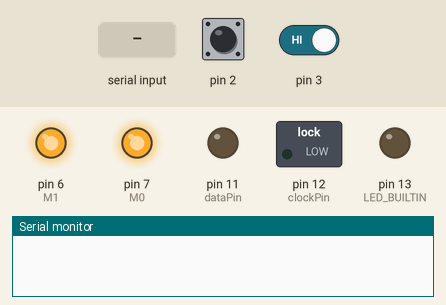
This sketch was run on a simulated Arduino Uno, built with avr-gcc and run on an emulated ATmega328P. On the bench: switched loads named in the sketch (green lamp = pin HIGH), output pins drawn as LEDs (lit = HIGH), the last lines printed to the serial monitor. The test bench sets the inputs (shaded band); at power-on: pin 3 HIGH, pin 2 HIGH. The modem accepts every AT command (registered, SIM ready, sends succeed) and sends nothing else.

Above: at 0.1 s.
At 2.2 s:
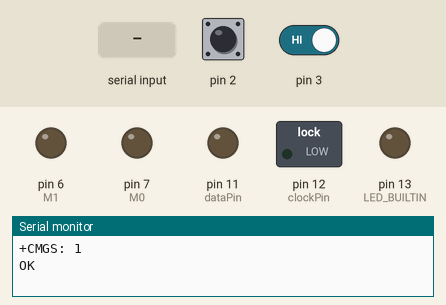
2.3 s: pin 3 driven LOW
3.8 s: "L01-SET\n" received over the second serial link
6.2 s: "L01-CMD\n" received over the second serial link
8.6 s: "ONN\n" received over the second serial link
Timing chart, 0 to 11.6 s (numbered marks = the images above; inputs shaded):
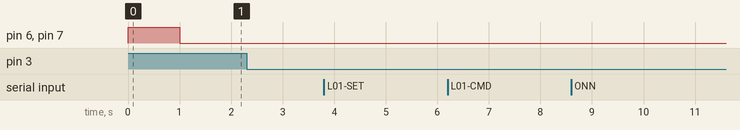

The sketch:

nhan_7.ino
```cpp
#include <EEPROM.h>
#include <SoftwareSerial.h>
SoftwareSerial mySerial(4,5); // RX, TX

#define M0 7
#define M1 6
String addr_slave="";
int a=0;
int addr_0= 0;
int addr_1= 2;

int CHIEU_DAI=0;
long DEM=0;
int BAO_GAO=20;
long XUNG=0;
long so_set=0;
boolean START=false;

int latchPin = 10;
int clockPin = 12;  //chân SH_CP của 74HC595
int dataPin = 11;   //Chân DS của 74HC595

const byte Seg[10] = {
  0b11000000,//0 - các thanh từ a-f sáng
  0b11111001,//1 - chỉ có 2 thanh b,c sáng
  0b10100100,//2
  0b10110000,//3
  0b10011001,//4
  0b10010010,//5
  0b10000010,//6
  0b11111000,//7
  0b10000000,//8
  0b10010000,//9
};

void ENCODER()
{
 if(START==true) // bắt đầu tính chiều dài
 {
    if(digitalRead(8) == LOW)
      XUNG++;
    else
      XUNG--;

    CHIEU_DAI=XUNG*0.01;

    if(digitalRead(3) == LOW) // phát hiện cạnh xuống không cho tính chiều dài
    {
      XUNG=0;
      BAO_GAO=20;
      START=false ;
      CHIEU_DAI=0;
    }
    if(CHIEU_DAI == BAO_GAO + 10 )  // chiều dài quá 1,5 bao => tính 2 bao
    {
      DEM=DEM+1;
      BAO_GAO=BAO_GAO+20;
      //truyen_theo_dia_chi(0,"L01-DEM-" + str_dem);
      EEPROM_UPDATE(addr_1, DEM);
    }
 }

}
void PHAT_HIEN()
{
  DEM=DEM+1;
  START=true;
  Serial.println(DEM);
  String str_dem= String(DEM);
  truyen_theo_dia_chi(0,"L01-DEM-" + str_dem);

  //EEPROM_UPDATE(addr_1, DEM);

}
void HIENTHI_LED7DOAN(unsigned long Giatri, byte SoLed) {

  byte *array= new byte[SoLed];
  for (byte i = 0; i < SoLed; i++) {
    //Lấy các chữ số từ phải quá trái
    array[i] = (byte)(Giatri % 10UL);
    Giatri = (unsigned long)(Giatri /10UL);
  }
  digitalWrite(latchPin, LOW);
  for (int i = SoLed - 1; i >= 0; i--)
    shiftOut(dataPin, clockPin, MSBFIRST, Seg[array[i]]);

  digitalWrite(latchPin, HIGH);
  free(array);
}

void normal()
{
  digitalWrite(M0, 0);
  digitalWrite(M1, 0);
}
void sleep()
{
  digitalWrite(M0, 1);
  digitalWrite(M1, 1);
}
void EEPROM_UPDATE(int ADDR, int VALUE)
{
   EEPROM.update(ADDR,VALUE);
   delay(100);
   EEPROM.update(ADDR+1,VALUE>>8);
   delay(100);
}
int EEPROM_READ(int ADDR)
{
   int VALUE =( EEPROM.read(ADDR+1)<<8);
   VALUE |= EEPROM.read(ADDR);
   return VALUE;
}
void set_dia_chi()
{
  sleep();
  char ADR[6] = {0XC0,0X00,0X02,0X1A,0X02,0XC4}; // IN DIA CHI 2, KENH 2 VAO LORA-- M0&M1=1
  for(int i=0;i<=6;i++)
  {
    mySerial.print(ADR[i]);
  }
  delay(1000);
  normal();
}
void truyen_theo_dia_chi(int dia_chi,String dulieu)
{
  char  addr_master[3]    = {0X00,0X01,0X01};
  char  addr_quang_bao[3] = {0X00,0X03,0X03};
    for(int i=0;i<=3;i++)
    {
        if(dia_chi == 0)
       {
        mySerial.print(addr_master[i]);
       }
       else if( dia_chi == 10)
       {
        mySerial.print(addr_quang_bao[i]);
       }
  }
   mySerial.print(dulieu);
}
void setup()
{
    Serial.begin(9600);
    mySerial.begin(9600);
    pinMode(2, INPUT_PULLUP);
    pinMode(3, INPUT);
    pinMode(8, INPUT_PULLUP);
    attachInterrupt(0, ENCODER, FALLING); //Ngắt cạnh xuống
    attachInterrupt(1, PHAT_HIEN,FALLING); //Ngắt cạnh LEN

    pinMode(latchPin, OUTPUT);
    pinMode(clockPin, OUTPUT);
    pinMode(dataPin, OUTPUT);
    pinMode(LED_BUILTIN, OUTPUT);
    pinMode(M1, OUTPUT);
    pinMode(M0, OUTPUT);
    set_dia_chi();
    mySerial.println(DEM);
    so_set= EEPROM_READ(addr_0);
    DEM= EEPROM_READ(addr_1);
}

void loop()
{
  while(mySerial.available())
  {
    String data_from_master = mySerial.readString().substring(1); //This is your Integer value
    Serial.println(data_from_master);
    addr_slave= data_from_master.substring(0,7);
    int dai= data_from_master.length();
    if(addr_slave=="L01-SET")
      {

        String respond ="L01-SET";
        truyen_theo_dia_chi(0,respond);
        truyen_theo_dia_chi(10,data_from_master);
        for(int i=0; i<=dai; i++)
        {
          if (data_from_master[i]== '|')
            {
               String str_so_set  = data_from_master.substring(8,i);
               String bien_so  = data_from_master.substring(i+1);
               so_set =str_so_set.toInt();
               Serial.println(so_set);
               Serial.println(bien_so);
            }
        }
      }
     else if(addr_slave=="L01-CMD")
      {
        if (data_from_master.substring(8,11)== "ONN")
        {
           String respond ="L01-ONN";
           digitalWrite(LED_BUILTIN, HIGH);
           truyen_theo_dia_chi(0,respond);
        }
        else if (data_from_master.substring(8,11) =="OFF")
        {
           String respond ="L01-OFF";
           digitalWrite(LED_BUILTIN, LOW);
           truyen_theo_dia_chi(0,respond);
        }

      }
   // delay(100);
  }

}
```
